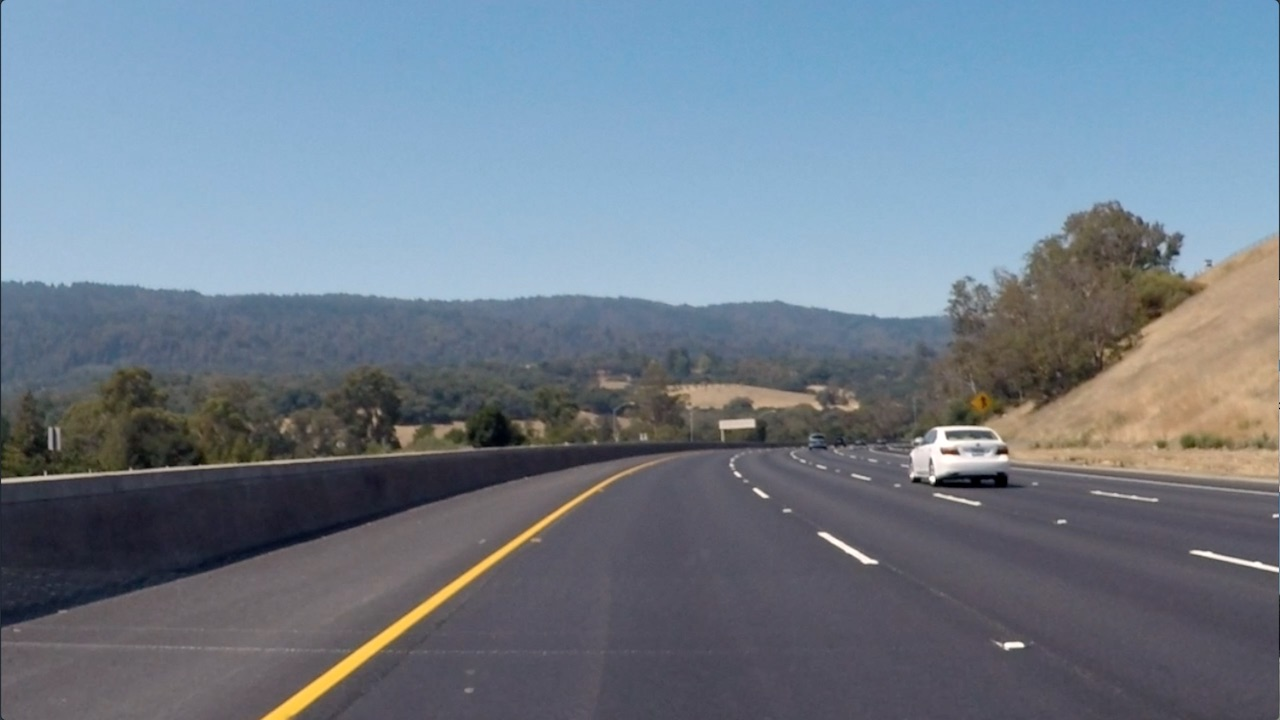
#> input picture advanced_lane_finding/CarND-Camera-Calibration-master/canny_sample.jpg, 1280 x 720 px
$ jupyter execute color_space_selection.ipynb   (shell and % lines are left out)   (older library calls are emulated)
#> lines starting #> are read from the running program, lines starting #| are printed output that depends on the picture; after the words box and inside, x2 and y2 are one past the last pixel; in counts of white or black regions, pixels touching at a corner belong together
[cell 1]
import numpy as np
import cv2
import matplotlib.pyplot as plt
import matplotlib.image as mpimg

image = mpimg.imread('canny_sample.jpg')
#> image is the input picture: shape (720, 1280, 3); mean R, G, B 112.1, 125, 138.7
thresh = (180, 255)
gray = cv2.cvtColor(image, cv2.COLOR_RGB2GRAY)
graybinary = np.zeros_like(gray)
graybinary[(gray > thresh[0]) & (gray <= thresh[1])] = 1

f, (ax1, ax2) = plt.subplots(1, 2, figsize=(24, 9))
f.tight_layout()
ax1.imshow(image)
ax1.set_title('Original Image', fontsize=50)
ax2.imshow(graybinary, cmap='gray')
ax2.set_title('Gray Binary', fontsize=50)
plt.subplots_adjust(left=0., right=1, top=0.9, bottom=0.)

[cell 2]
import numpy as np
import cv2
import matplotlib.pyplot as plt
import matplotlib.image as mpimg

image = mpimg.imread('canny_sample.jpg')
R = image[:,:,0]
G = image[:,:,1]
B = image[:,:,2]

f, (ax1, ax2, ax3) = plt.subplots(1, 3, figsize=(24, 9))
f.tight_layout()
ax1.imshow(R,cmap='gray')
ax1.set_title('R', fontsize=50)
ax2.imshow(G, cmap='gray')
ax2.set_title('G', fontsize=50)
ax3.imshow(B, cmap='gray')
ax3.set_title('G', fontsize=50)
plt.subplots_adjust(left=0., right=1, top=0.9, bottom=0.)


thresh = (200, 255)
Rbinary = np.zeros_like(R)
Rbinary[(R > thresh[0]) & (R <= thresh[1])] = 1
f, (ax1) = plt.subplots(1, 1, figsize=(24, 9))
ax1.imshow(Rbinary,cmap='gray')
ax1.set_title('Rbinary', fontsize=50)

[cell 3]
import numpy as np
import cv2
import matplotlib.pyplot as plt
import matplotlib.image as mpimg

image = mpimg.imread('canny_sample.jpg')
hls = cv2.cvtColor(image, cv2.COLOR_RGB2HLS)
#> hls: shape (720, 1280, 3); mean of channels 0, 1, 2 100.6, 125.1, 60.7
H = hls[:,:,0]
L = hls[:,:,1]
S = hls[:,:,2]

f, (ax1, ax2, ax3) = plt.subplots(1, 3, figsize=(24, 9))
f.tight_layout()
ax1.imshow(H,cmap='gray')
ax1.set_title('H', fontsize=50)
ax2.imshow(L,cmap='gray')
ax2.set_title('L', fontsize=50)
ax3.imshow(S,cmap='gray')
ax3.set_title('S', fontsize=50)
plt.subplots_adjust(left=0., right=1, top=0.9, bottom=0.)

thresh = (90, 255)
Sbinary = np.zeros_like(S)
Sbinary[(S > thresh[0]) & (S <= thresh[1])] = 1

thresh = (15, 100)
Hbinary = np.zeros_like(H)
Hbinary[(H > thresh[0]) & (H <= thresh[1])] = 1

f, (ax1,ax2) = plt.subplots(1, 2, figsize=(24, 9))
ax1.imshow(Sbinary,cmap='gray')
ax1.set_title('Sbinary', fontsize=50)
ax2.imshow(Hbinary,cmap='gray')
ax2.set_title('Hbinary', fontsize=50)

[cell 4]
import matplotlib.pyplot as plt
import matplotlib.image as mpimg
import numpy as np
import cv2

# Read in an image, you can also try test1.jpg or test4.jpg
image = mpimg.imread('canny_sample.jpg')

# Define a function that thresholds the S-channel of HLS
def hls_select(img, thresh=(0, 255)):
    hls = cv2.cvtColor(img, cv2.COLOR_RGB2HLS)
    s_channel = hls[:,:,2]
    binary_output = np.zeros_like(s_channel)
    binary_output[(s_channel > thresh[0]) & (s_channel <= thresh[1])] = 1
    return binary_output

hls_binary = hls_select(image, thresh=(90, 255))
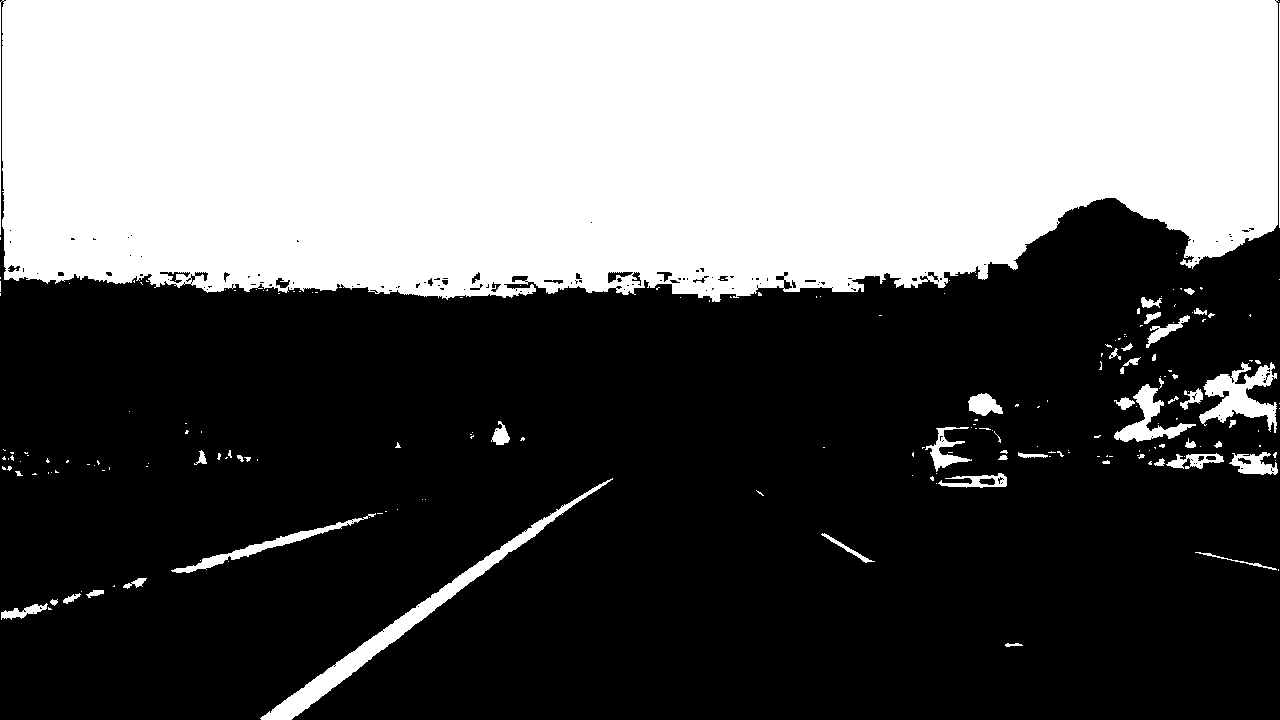
#> hls_binary: shape (720, 1280); values 0 (black) and 1 (white), 39.9% white; 202 white regions (155 under 20 px), largest, box (x1, y1, x2, y2) and area: (0, 0, 1279, 302) 349772, (260, 478, 613, 720) 5314, (1199, 362, 1277, 433) 2485

# Plot the result
f, (ax1, ax2) = plt.subplots(1, 2, figsize=(24, 9))
f.tight_layout()
ax1.imshow(image)
ax1.set_title('Original Image', fontsize=50)
ax2.imshow(hls_binary, cmap='gray')
ax2.set_title('Thresholded S', fontsize=50)
plt.subplots_adjust(left=0., right=1, top=0.9, bottom=0.)

[cell 5]
import numpy as np
import cv2
import matplotlib.pyplot as plt
import matplotlib.image as mpimg

image = mpimg.imread('test6.jpg')
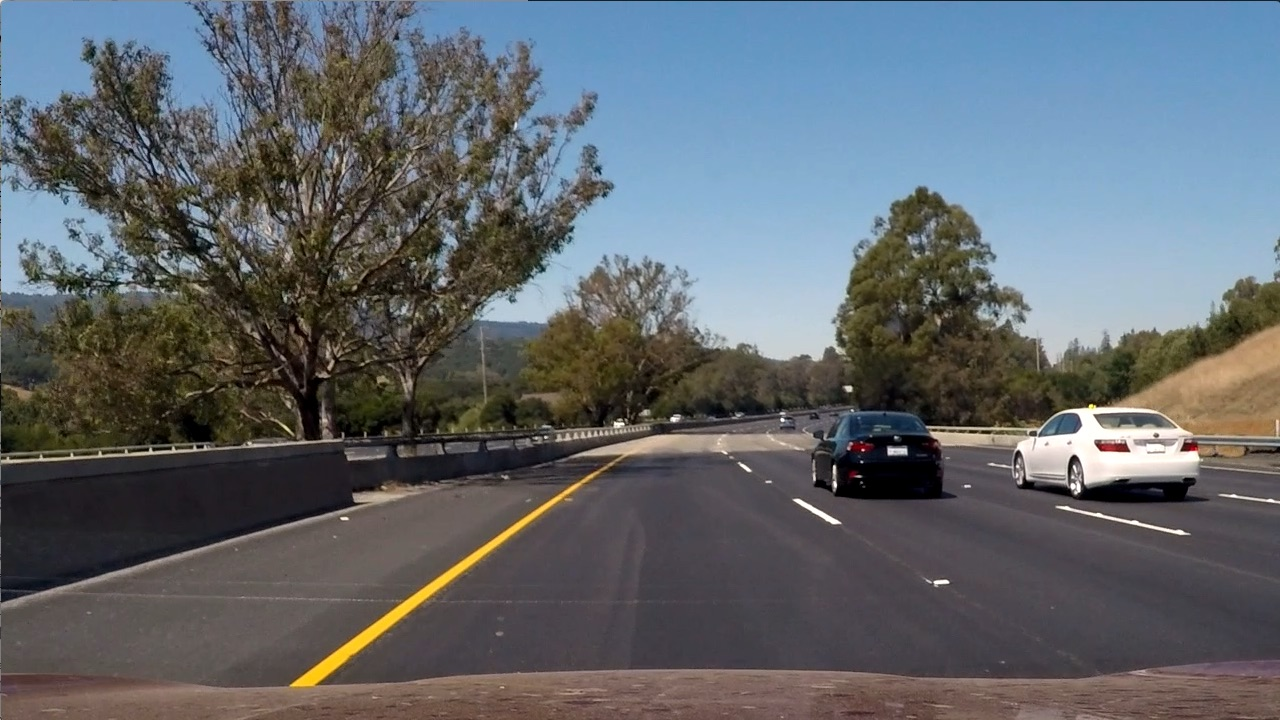
#> input picture advanced_lane_finding/CarND-Camera-Calibration-master/test6.jpg, 1280 x 720 px
#> image is the input picture: shape (720, 1280, 3); mean R, G, B 97, 102.6, 107.9

# Edit this function to create your own pipeline.
def pipeline(img, s_thresh=(170, 255), sx_thresh=(20, 100)):
#> called with s_thresh = (170, 255), sx_thresh = (20, 100)
    img = np.copy(img)
    # Convert to HSV color space and separate the V channel
    hls = cv2.cvtColor(img, cv2.COLOR_RGB2HLS)
#> hls: shape (720, 1280, 3); mean of channels 0, 1, 2 76.7, 102.2, 57.5
    s_channel = hls[:,:,2]
    # Sobel x
    gray = cv2.cvtColor(img, cv2.COLOR_RGB2GRAY)
    sobelx = cv2.Sobel(gray, cv2.CV_64F, 1, 0) # Take the derivative in x
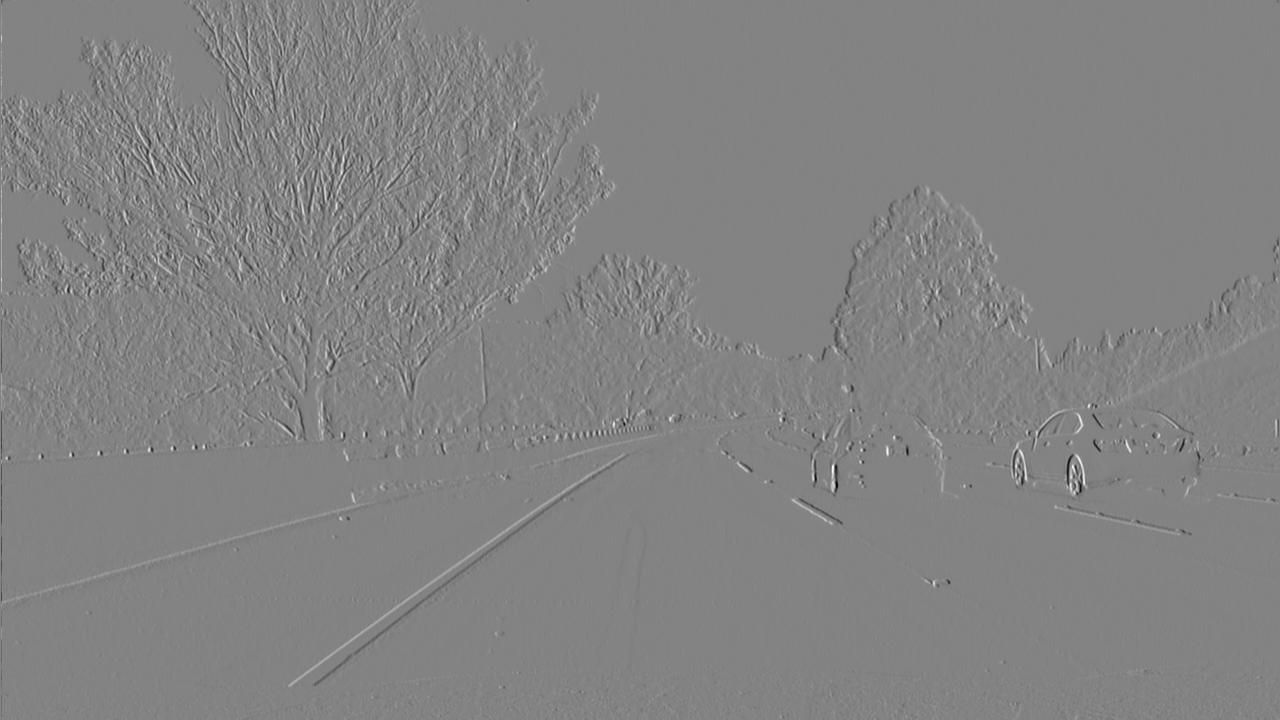
#> sobelx: shape (720, 1280) float64; min -859, max 812, mean 0.1; drawn with min black and max white
    abs_sobelx = np.absolute(sobelx) # Absolute x derivative to accentuate lines away from horizontal
    scaled_sobel = np.uint8(255*abs_sobelx/np.max(abs_sobelx))

    # Threshold x gradient
    sxbinary = np.zeros_like(scaled_sobel)
    sxbinary[(scaled_sobel >= sx_thresh[0]) & (scaled_sobel <= sx_thresh[1])] = 1

    # Threshold color channel
    s_binary = np.zeros_like(s_channel)
    s_binary[(s_channel >= s_thresh[0]) & (s_channel <= s_thresh[1])] = 1
    # Stack each channel
    # Note color_binary[:, :, 0] is all 0s, effectively an all black image. It might
    # be beneficial to replace this channel with something else.
    color_binary = np.dstack(( np.zeros_like(sxbinary), sxbinary, s_binary))
    combined_binary = np.zeros_like(sxbinary)
    combined_binary[(s_binary ==1)|(sxbinary ==1)] = 1
    return combined_binary, color_binary

result, color_binary = pipeline(image)
#> result: shape (720, 1280); values 0 (black) and 1 (white), 13.8% white in thin lines or dots

# Plot the result
f, (ax1, ax2, ax3) = plt.subplots(1, 3, figsize=(24, 9))
f.tight_layout()

ax1.imshow(image)
ax1.set_title('Original Image', fontsize=40)

ax2.imshow(result, cmap = 'gray')
ax2.set_title('Pipeline Result', fontsize=40)

from skimage import exposure
color_binary= exposure.adjust_gamma(color_binary, 0.1)  #调亮
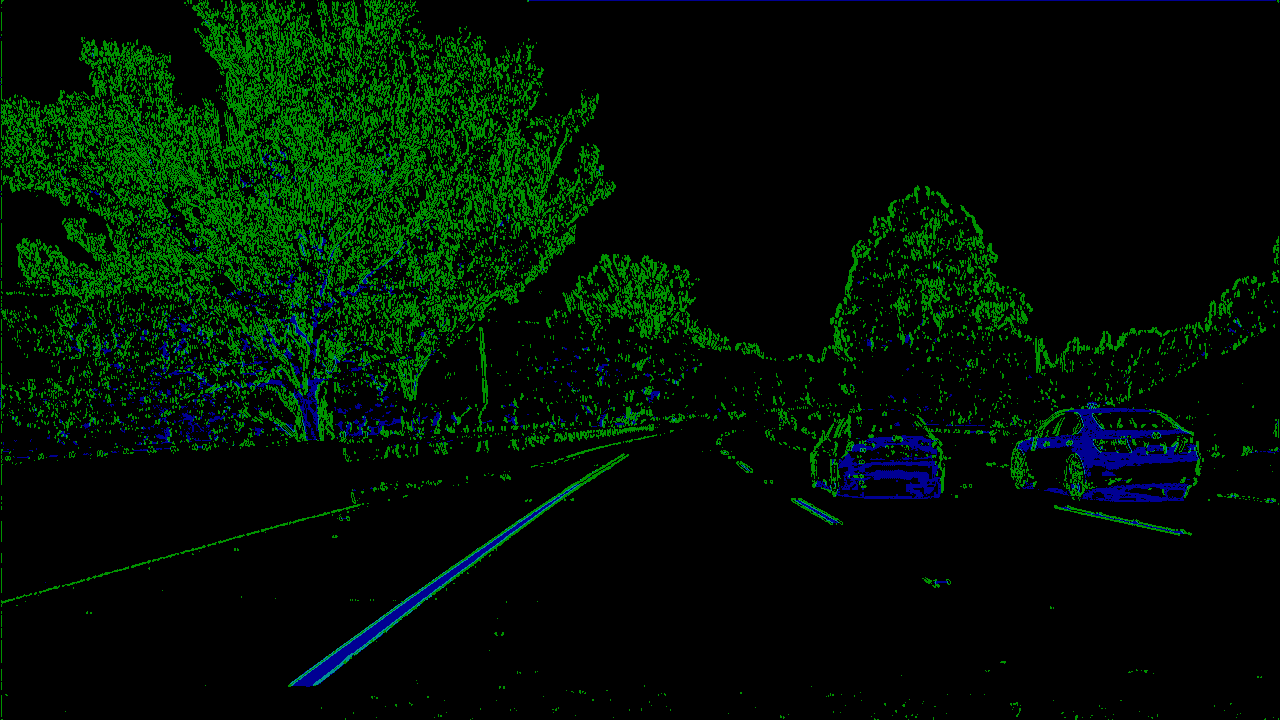
#> color_binary: shape (720, 1280, 3); mean R, G, B 0, 17.5, 3.2

ax3.imshow(color_binary)
ax3.set_title('color_binary', fontsize=40)
plt.subplots_adjust(left=0., right=1, top=0.9, bottom=0.)
